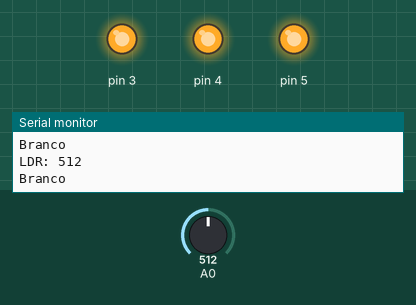
Bench run of a sketch on a simulated Arduino Uno, built with avr-gcc and run on an emulated ATmega328P. On the bench: output pins drawn as LEDs (lit = HIGH), the last lines printed to the serial monitor. Dashed ring = blinking. Inputs (shaded band) come from the test bench; at power-on: A0 = 512.

Above: at 1.2 s.
1.3 s: A0 set to 323
2.8 s: A0 set to 292
At 2.96 s:
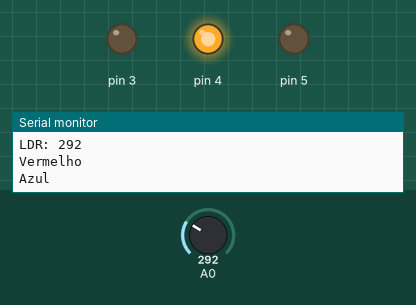
5.8 s: A0 set to 320
At 5.96 s:
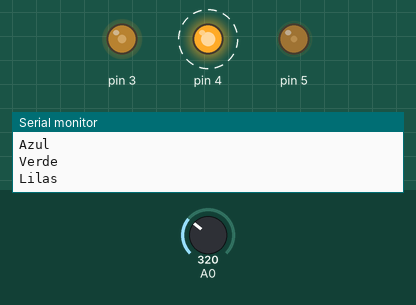
8.8 s: A0 set to 306
At 9.07 s:
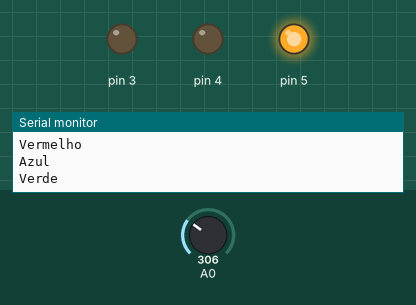
11.8 s: A0 set to 511
At 12.08 s:
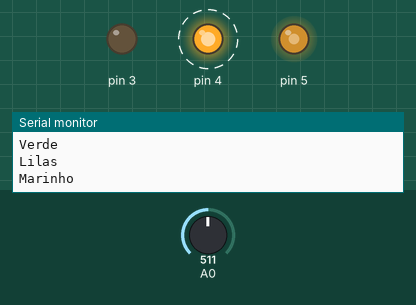
Timing chart, 0 to 14.8 s (numbered marks = the images above; inputs shaded):
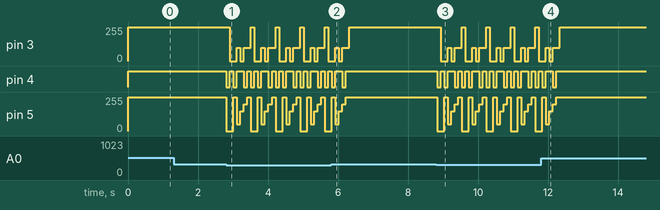

Measured:
- the behaviour switches between 310 and 309 on A0 (found by bisection; images 0 and 1)
- after the input at 2.8 s, pin 3: 255/255 → 0/255 after 0.11 s, then repeats every 0.70 s: 100/255 0.10 s, 0/255 0.10 s, 100/255 0.20 s, 255/255 0.10 s, 0/255 0.20 s; pin 4: HIGH → LOW at once, then repeats every 0.70 s: HIGH 0.10 s, LOW 0.10 s, HIGH 0.20 s, LOW 0.10 s, HIGH 0.10 s, LOW 0.10 s
- after the input at 5.8 s, pin 3: goes on until 6.3 s, then stays 255/255; pin 4: goes on until 6.2 s, then stays HIGH
- after the input at 8.8 s, pin 3: 255/255 → 0/255 after 0.13 s, then repeats every 0.70 s: 100/255 0.10 s, 0/255 0.10 s, 100/255 0.20 s, 255/255 0.10 s, 0/255 0.20 s; pin 4: HIGH → LOW at once, then repeats every 0.70 s: HIGH 0.10 s, LOW 0.10 s, HIGH 0.20 s, LOW 0.10 s, HIGH 0.10 s, LOW 0.10 s
- after the input at 11.8 s, pin 3: goes on until 12.3 s, then stays 255/255; pin 4: goes on until 12.2 s, then stays HIGH

The sketch:

ARDUINO_RGB_LDR.ino
```cpp
int ldr = 0;
void setup() {
  Serial.begin(9600);
  pinMode(A0, INPUT);
  pinMode(3, OUTPUT);
  pinMode(4, OUTPUT);
  pinMode(5, OUTPUT);}
void loop() {
  ldr = analogRead(A0);
  Serial.print("LDR: ");
  Serial.println(ldr);
  if (ldr < 310){
  analogWrite(3, 255);
  analogWrite(4, 0);
  analogWrite(5, 0);
  Serial.println("Vermelho");
  delay(100);
  analogWrite(3, 0);
  analogWrite(4, 255);
  analogWrite(5, 0);
  Serial.println("Azul");
  delay(100);
  analogWrite(3, 0);
  analogWrite(4, 0);
  analogWrite(5, 255);
  Serial.println("Verde");
  delay(100);
  analogWrite(3, 100);
  analogWrite(4, 150);
  analogWrite(5, 50);
  Serial.println("Lilas");
  delay(100);
  analogWrite(3, 0);
  analogWrite(4, 250);
  analogWrite(5, 150);
  Serial.println("Marinho");
  delay(100);
  analogWrite(3, 100);
  analogWrite(4, 50);
  analogWrite(5, 200);
  Serial.println("Esverdeado");
  delay(100);
}else
  analogWrite(3, 255);
  analogWrite(4, 255);
  analogWrite(5, 255);
  Serial.println("Branco");
  delay(100);}
```
